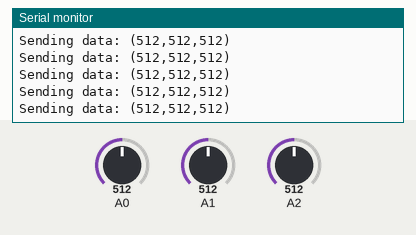
Recording of a sketch running on a simulated Arduino Uno, built with avr-gcc and run on an emulated ATmega328P. On the bench: the last lines printed to the serial monitor. The test bench sets the inputs (shaded band); at power-on: A0 = 512, A1 = 512, A2 = 512.

Above: at 1.2 s.
1.3 s: A0 set to 981
At 1.8 s:
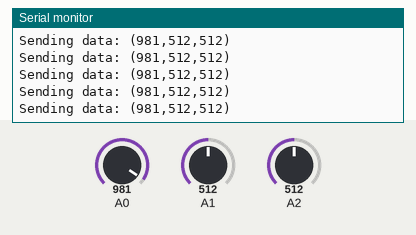
4.3 s: A0 set to 1014
At 5.0 s:
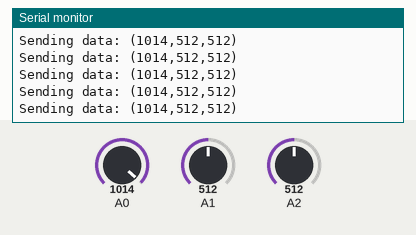
7.3 s: A1 set to 105
At 7.8 s:
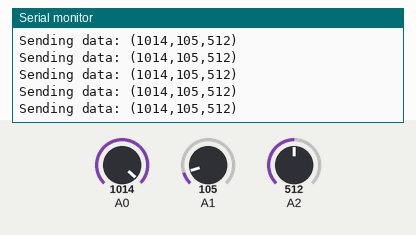
10.3 s: A1 set to 94
At 11.1 s:
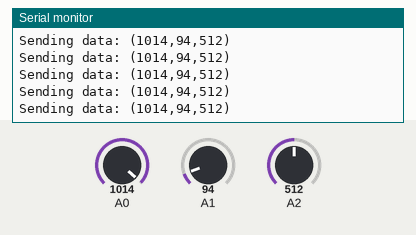
13.3 s: A2 set to 108
At 14.2 s:
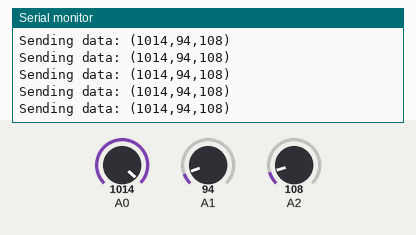
14.8 s: A2 set to 91
At 15.4 s:
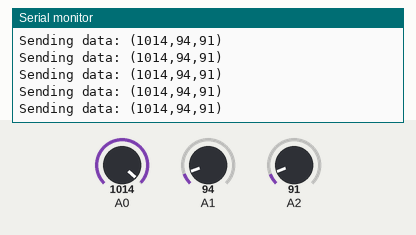
Timing chart, 0 to 17.8 s (numbered marks = the images above; inputs shaded):
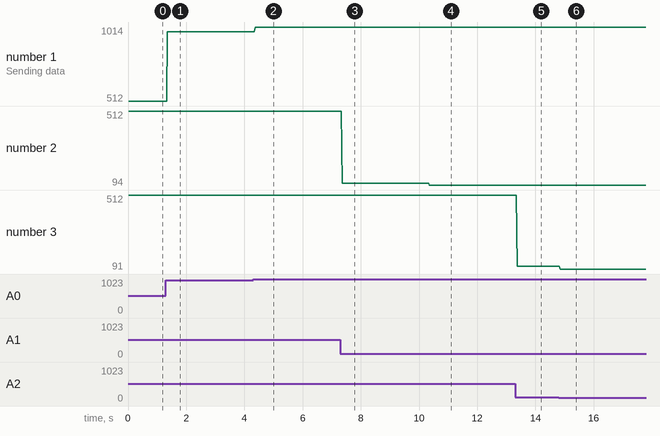

The sketch:

4MH3_CourseProj_bluetooth_module.ino
```cpp
#include <SoftwareSerial.h>
SoftwareSerial HM10(2, 3); // RX = 2, TX = 3
String HM10_read;
void setup() {
  // Start serial communication at 9600 baud for Serial Monitor and Bluetooth
  Serial.begin(9600);
  HM10.begin(9600); // set HM10 serial at 9600 baud rate

  Serial.println("Hello, HM-10 Bluetooth!");
}

void loop() {
  // You can use Serial.println() to send data to the Bluetooth module
  HM10.listen();  // listen the HM10 port
  while (HM10.available() > 0) {   // if HM10 sends something then read

    HM10_read = String(HM10.read());
    Serial.write("r");
  }

  if(1){
    int x = analogRead(A0);
    int y = analogRead(A1);
    int z = analogRead(A2);

    // Create a formatted string to send to Bluetooth
    String dataToSend = "(" + String(x) + "," + String(y) + "," + String(z) + ")";

    // Convert string to byte array
    byte dataBytes[dataToSend.length() + 1];  // +1 for the null terminator
    dataToSend.getBytes(dataBytes, dataToSend.length() + 1);  // Include null terminator

    // Debug: print the string you're trying to send
    Serial.print("Sending data: ");
    Serial.println(dataToSend);

    HM10.write(dataBytes, dataToSend.length() + 1);  // Send the exact number of bytes
  }
  delay(1);  // Delay for ms
}
```

Measured:
- after the input at 1.3 s, the serial monitor: prints a new line after 0.05 s (image 1)
- after the input at 4.3 s, the serial monitor: prints a new line after 0.07 s (image 2)
- after the input at 7.3 s, the serial monitor: prints a new line after 0.06 s (image 3)
- after the input at 10.3 s, the serial monitor: prints a new line after 0.06 s (image 4)
- after the input at 13.3 s, the serial monitor: prints a new line after 0.08 s (image 5)
- after the input at 14.8 s, the serial monitor: prints a new line after 0.05 s (image 6)
- plotted number 1: 512 → 981 after the input at 1.3 s, 981 → 1014 after the input at 4.3 s
- plotted number 2: 512 → 105 after the input at 7.3 s, 105 → 94 after the input at 10.3 s
